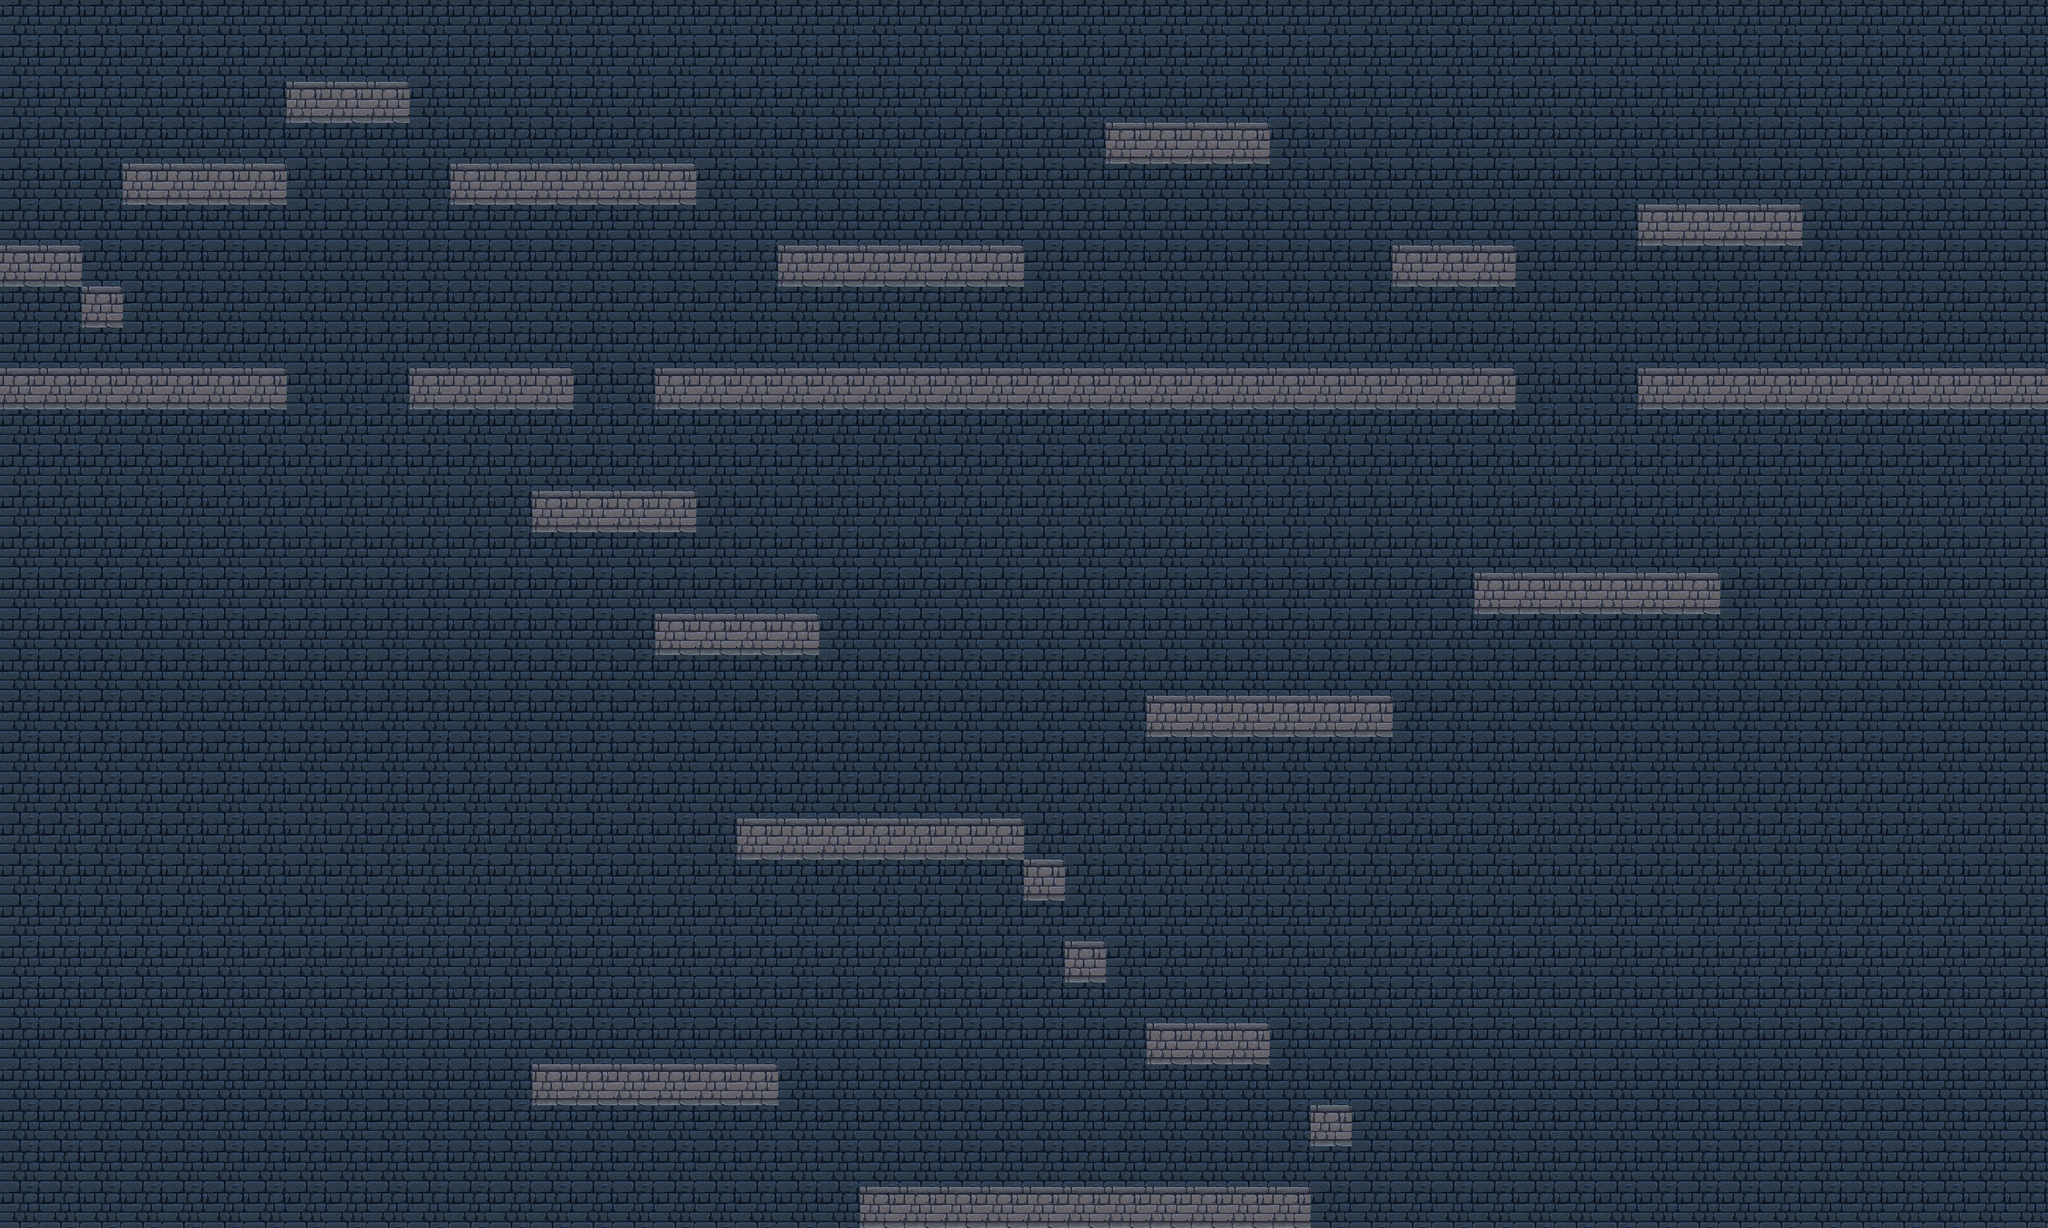

A level layout from a 2D game, rendered from its tile map. Below: a short description, then the map file with its tile-grid data intact:
An orthogonal 50x30 tile map with 64x64 px tiles, 2 tile layers (Backs, Platforms), 3 tilesets and 1 object (hero).

<map version="1.0" orientation="orthogonal" renderorder="right-down" width="50" height="30" tilewidth="64" tileheight="64" nextobjectid="2">
 <tileset firstgid="1" name="Backs" tilewidth="64" tileheight="64" tilecount="1" columns="0">
  <tile id="0">
   <image width="64" height="64" source="../resources/backs/64/brick_wall_back.png" />
  </tile>
 </tileset>
 <tileset firstgid="2" name="Platforms" tilewidth="64" tileheight="64" tilecount="1" columns="0">
  <tile id="0">
   <image width="64" height="64" source="../resources/platforms/64/brick_wall.png" />
  </tile>
 </tileset>
 <tileset firstgid="3" name="Characters" tilewidth="64" tileheight="80" tilecount="1" columns="0">
  <tile id="0">
   <properties>
    <property name="jump_power" type="float" value="20" />
    <property name="power" type="float" value="2.5" />
    <property name="v_lim" type="float" value="10" />
   </properties>
   <image width="64" height="80" source="../resources/characters/hero/stand/1.png" />
  </tile>
 </tileset>
 <layer name="Backs" width="50" height="30">
  <data encoding="csv">
1,1,1,1,1,1,1,1,1,1,1,1,1,1,1,1,1,1,1,1,1,1,1,1,1,1,1,1,1,1,1,1,1,1,1,1,1,1,1,1,1,1,1,1,1,1,1,1,1,1,
1,1,1,1,1,1,1,1,1,1,1,1,1,1,1,1,1,1,1,1,1,1,1,1,1,1,1,1,1,1,1,1,1,1,1,1,1,1,1,1,1,1,1,1,1,1,1,1,1,1,
1,1,1,1,1,1,1,1,1,1,1,1,1,1,1,1,1,1,1,1,1,1,1,1,1,1,1,1,1,1,1,1,1,1,1,1,1,1,1,1,1,1,1,1,1,1,1,1,1,1,
1,1,1,1,1,1,1,1,1,1,1,1,1,1,1,1,1,1,1,1,1,1,1,1,1,1,1,1,1,1,1,1,1,1,1,1,1,1,1,1,1,1,1,1,1,1,1,1,1,1,
1,1,1,0,0,0,0,1,1,1,1,1,1,1,1,1,1,1,1,1,1,1,1,1,1,1,1,1,1,1,1,1,1,1,1,1,1,1,1,1,1,1,1,1,1,1,1,1,1,1,
1,1,1,1,1,1,1,1,1,1,1,1,1,1,1,1,1,1,1,1,1,1,1,1,1,1,1,1,1,1,1,1,1,1,1,1,1,1,1,1,1,1,1,1,1,1,1,1,1,1,
0,0,1,1,1,1,1,1,1,1,1,1,1,1,1,1,1,1,1,1,1,1,1,1,1,1,1,1,1,1,1,1,1,1,1,1,1,1,1,1,1,1,1,1,1,1,1,1,1,1,
1,1,0,1,1,1,1,1,1,1,1,1,1,1,1,1,1,1,1,1,1,1,1,1,1,1,1,1,1,1,1,1,1,1,1,1,1,1,1,1,1,1,1,1,1,1,1,1,1,1,
1,1,1,1,1,1,1,1,1,1,1,1,1,1,1,1,1,1,1,1,1,1,1,1,1,1,1,1,1,1,1,1,1,1,1,1,1,1,1,1,1,1,1,1,1,1,1,1,1,1,
1,1,1,1,1,1,1,1,1,1,1,1,1,1,1,1,1,1,1,1,1,1,1,1,1,1,1,1,1,1,1,1,1,1,1,1,1,1,1,1,1,1,1,1,1,1,1,1,1,1,
1,1,1,1,1,1,1,1,1,1,1,1,1,1,1,1,1,1,1,1,1,1,1,1,1,1,1,1,1,1,1,1,1,1,1,1,1,1,1,1,1,1,1,1,1,1,1,1,1,1,
1,1,1,1,1,1,1,1,1,1,1,1,1,1,1,1,1,1,1,1,1,1,1,1,1,1,1,1,1,1,1,1,1,1,1,1,1,1,1,1,1,1,1,1,1,1,1,1,1,1,
1,1,1,1,1,1,1,1,1,1,1,1,1,1,1,1,1,1,1,1,1,1,1,1,1,1,1,1,1,1,1,1,1,1,1,1,1,1,1,1,1,1,1,1,1,1,1,1,1,1,
1,1,1,1,1,1,1,1,1,1,1,1,1,1,1,1,1,1,1,1,1,1,1,1,1,1,1,1,1,1,1,1,1,1,1,1,1,1,1,1,1,1,1,1,1,1,1,1,1,1,
1,1,1,1,1,1,1,1,1,1,1,1,1,1,1,1,1,1,1,1,1,1,1,1,1,1,1,1,1,1,1,1,1,1,1,1,1,1,1,1,1,1,1,1,1,1,1,1,1,1,
1,1,1,1,1,1,1,1,1,1,1,1,1,1,1,1,1,1,1,1,1,1,1,1,1,1,1,1,1,1,1,1,1,1,1,1,1,1,1,1,1,1,1,1,1,1,1,1,1,1,
1,1,1,1,1,1,1,1,1,1,1,1,1,1,1,1,1,1,1,1,1,1,1,1,1,1,1,1,1,1,1,1,1,1,1,1,1,1,1,1,1,1,1,1,1,1,1,1,1,1,
1,1,1,1,1,1,1,1,1,1,1,1,1,1,1,1,1,1,1,1,1,1,1,1,1,1,1,1,1,1,1,1,1,1,1,1,1,1,1,1,1,1,1,1,1,1,1,1,1,1,
1,1,1,1,1,1,1,1,1,1,1,1,1,1,1,1,1,1,1,1,1,1,1,1,1,1,1,1,1,1,1,1,1,1,1,1,1,1,1,1,1,1,1,1,1,1,1,1,1,1,
1,1,1,1,1,1,1,1,1,1,1,1,1,1,1,1,1,1,1,1,1,1,1,1,1,1,1,1,1,1,1,1,1,1,1,1,1,1,1,1,1,1,1,1,1,1,1,1,1,1,
1,1,1,1,1,1,1,1,1,1,1,1,1,1,1,1,1,1,1,1,1,1,1,1,1,1,1,1,1,1,1,1,1,1,1,1,1,1,1,1,1,1,1,1,1,1,1,1,1,1,
1,1,1,1,1,1,1,1,1,1,1,1,1,1,1,1,1,1,1,1,1,1,1,1,1,1,1,1,1,1,1,1,1,1,1,1,1,1,1,1,1,1,1,1,1,1,1,1,1,1,
1,1,1,1,1,1,1,1,1,1,1,1,1,1,1,1,1,1,1,1,1,1,1,1,1,1,1,1,1,1,1,1,1,1,1,1,1,1,1,1,1,1,1,1,1,1,1,1,1,1,
1,1,1,1,1,1,1,1,1,1,1,1,1,1,1,1,1,1,1,1,1,1,1,1,1,1,1,1,1,1,1,1,1,1,1,1,1,1,1,1,1,1,1,1,1,1,1,1,1,1,
1,1,1,1,1,1,1,1,1,1,1,1,1,1,1,1,1,1,1,1,1,1,1,1,1,1,1,1,1,1,1,1,1,1,1,1,1,1,1,1,1,1,1,1,1,1,1,1,1,1,
1,1,1,1,1,1,1,1,1,1,1,1,1,1,1,1,1,1,1,1,1,1,1,1,1,1,1,1,1,1,1,1,1,1,1,1,1,1,1,1,1,1,1,1,1,1,1,1,1,1,
1,1,1,1,1,1,1,1,1,1,1,1,1,1,1,1,1,1,1,1,1,1,1,1,1,1,1,1,1,1,1,1,1,1,1,1,1,1,1,1,1,1,1,1,1,1,1,1,1,1,
1,1,1,1,1,1,1,1,1,1,1,1,1,1,1,1,1,1,1,1,1,1,1,1,1,1,1,1,1,1,1,1,1,1,1,1,1,1,1,1,1,1,1,1,1,1,1,1,1,1,
1,1,1,1,1,1,1,1,1,1,1,1,1,1,1,1,1,1,1,1,1,1,1,1,1,1,1,1,1,1,1,1,1,1,1,1,1,1,1,1,1,1,1,1,1,1,1,1,1,1,
1,1,1,1,1,1,1,1,1,1,1,1,1,1,1,1,1,1,1,1,1,1,1,1,1,1,1,1,1,1,1,1,1,1,1,1,1,1,1,1,1,1,1,1,1,1,1,1,1,1
</data>
 </layer>
 <layer name="Platforms" width="50" height="30">
  <data encoding="csv">
0,0,0,0,0,0,0,0,0,0,0,0,0,0,0,0,0,0,0,0,0,0,0,0,0,0,0,0,0,0,0,0,0,0,0,0,0,0,0,0,0,0,0,0,0,0,0,0,0,0,
0,0,0,0,0,0,0,0,0,0,0,0,0,0,0,0,0,0,0,0,0,0,0,0,0,0,0,0,0,0,0,0,0,0,0,0,0,0,0,0,0,0,0,0,0,0,0,0,0,0,
0,0,0,0,0,0,0,2,2,2,0,0,0,0,0,0,0,0,0,0,0,0,0,0,0,0,0,0,0,0,0,0,0,0,0,0,0,0,0,0,0,0,0,0,0,0,0,0,0,0,
0,0,0,0,0,0,0,0,0,0,0,0,0,0,0,0,0,0,0,0,0,0,0,0,0,0,0,2,2,2,2,0,0,0,0,0,0,0,0,0,0,0,0,0,0,0,0,0,0,0,
0,0,0,2,2,2,2,0,0,0,0,2,2,2,2,2,2,0,0,0,0,0,0,0,0,0,0,0,0,0,0,0,0,0,0,0,0,0,0,0,0,0,0,0,0,0,0,0,0,0,
0,0,0,0,0,0,0,0,0,0,0,0,0,0,0,0,0,0,0,0,0,0,0,0,0,0,0,0,0,0,0,0,0,0,0,0,0,0,0,0,2,2,2,2,0,0,0,0,0,0,
2,2,0,0,0,0,0,0,0,0,0,0,0,0,0,0,0,0,0,2,2,2,2,2,2,0,0,0,0,0,0,0,0,0,2,2,2,0,0,0,0,0,0,0,0,0,0,0,0,0,
0,0,2,0,0,0,0,0,0,0,0,0,0,0,0,0,0,0,0,0,0,0,0,0,0,0,0,0,0,0,0,0,0,0,0,0,0,0,0,0,0,0,0,0,0,0,0,0,0,0,
0,0,0,0,0,0,0,0,0,0,0,0,0,0,0,0,0,0,0,0,0,0,0,0,0,0,0,0,0,0,0,0,0,0,0,0,0,0,0,0,0,0,0,0,0,0,0,0,0,0,
2,2,2,2,2,2,2,0,0,0,2,2,2,2,0,0,2,2,2,2,2,2,2,2,2,2,2,2,2,2,2,2,2,2,2,2,2,0,0,0,2,2,2,2,2,2,2,2,2,2,
0,0,0,0,0,0,0,0,0,0,0,0,0,0,0,0,0,0,0,0,0,0,0,0,0,0,0,0,0,0,0,0,0,0,0,0,0,0,0,0,0,0,0,0,0,0,0,0,0,0,
0,0,0,0,0,0,0,0,0,0,0,0,0,0,0,0,0,0,0,0,0,0,0,0,0,0,0,0,0,0,0,0,0,0,0,0,0,0,0,0,0,0,0,0,0,0,0,0,0,0,
0,0,0,0,0,0,0,0,0,0,0,0,0,2,2,2,2,0,0,0,0,0,0,0,0,0,0,0,0,0,0,0,0,0,0,0,0,0,0,0,0,0,0,0,0,0,0,0,0,0,
0,0,0,0,0,0,0,0,0,0,0,0,0,0,0,0,0,0,0,0,0,0,0,0,0,0,0,0,0,0,0,0,0,0,0,0,0,0,0,0,0,0,0,0,0,0,0,0,0,0,
0,0,0,0,0,0,0,0,0,0,0,0,0,0,0,0,0,0,0,0,0,0,0,0,0,0,0,0,0,0,0,0,0,0,0,0,2,2,2,2,2,2,0,0,0,0,0,0,0,0,
0,0,0,0,0,0,0,0,0,0,0,0,0,0,0,0,2,2,2,2,0,0,0,0,0,0,0,0,0,0,0,0,0,0,0,0,0,0,0,0,0,0,0,0,0,0,0,0,0,0,
0,0,0,0,0,0,0,0,0,0,0,0,0,0,0,0,0,0,0,0,0,0,0,0,0,0,0,0,0,0,0,0,0,0,0,0,0,0,0,0,0,0,0,0,0,0,0,0,0,0,
0,0,0,0,0,0,0,0,0,0,0,0,0,0,0,0,0,0,0,0,0,0,0,0,0,0,0,0,2,2,2,2,2,2,0,0,0,0,0,0,0,0,0,0,0,0,0,0,0,0,
0,0,0,0,0,0,0,0,0,0,0,0,0,0,0,0,0,0,0,0,0,0,0,0,0,0,0,0,0,0,0,0,0,0,0,0,0,0,0,0,0,0,0,0,0,0,0,0,0,0,
0,0,0,0,0,0,0,0,0,0,0,0,0,0,0,0,0,0,0,0,0,0,0,0,0,0,0,0,0,0,0,0,0,0,0,0,0,0,0,0,0,0,0,0,0,0,0,0,0,0,
0,0,0,0,0,0,0,0,0,0,0,0,0,0,0,0,0,0,2,2,2,2,2,2,2,0,0,0,0,0,0,0,0,0,0,0,0,0,0,0,0,0,0,0,0,0,0,0,0,0,
0,0,0,0,0,0,0,0,0,0,0,0,0,0,0,0,0,0,0,0,0,0,0,0,0,2,0,0,0,0,0,0,0,0,0,0,0,0,0,0,0,0,0,0,0,0,0,0,0,0,
0,0,0,0,0,0,0,0,0,0,0,0,0,0,0,0,0,0,0,0,0,0,0,0,0,0,0,0,0,0,0,0,0,0,0,0,0,0,0,0,0,0,0,0,0,0,0,0,0,0,
0,0,0,0,0,0,0,0,0,0,0,0,0,0,0,0,0,0,0,0,0,0,0,0,0,0,2,0,0,0,0,0,0,0,0,0,0,0,0,0,0,0,0,0,0,0,0,0,0,0,
0,0,0,0,0,0,0,0,0,0,0,0,0,0,0,0,0,0,0,0,0,0,0,0,0,0,0,0,0,0,0,0,0,0,0,0,0,0,0,0,0,0,0,0,0,0,0,0,0,0,
0,0,0,0,0,0,0,0,0,0,0,0,0,0,0,0,0,0,0,0,0,0,0,0,0,0,0,0,2,2,2,0,0,0,0,0,0,0,0,0,0,0,0,0,0,0,0,0,0,0,
0,0,0,0,0,0,0,0,0,0,0,0,0,2,2,2,2,2,2,0,0,0,0,0,0,0,0,0,0,0,0,0,0,0,0,0,0,0,0,0,0,0,0,0,0,0,0,0,0,0,
0,0,0,0,0,0,0,0,0,0,0,0,0,0,0,0,0,0,0,0,0,0,0,0,0,0,0,0,0,0,0,0,2,0,0,0,0,0,0,0,0,0,0,0,0,0,0,0,0,0,
0,0,0,0,0,0,0,0,0,0,0,0,0,0,0,0,0,0,0,0,0,0,0,0,0,0,0,0,0,0,0,0,0,0,0,0,0,0,0,0,0,0,0,0,0,0,0,0,0,0,
0,0,0,0,0,0,0,0,0,0,0,0,0,0,0,0,0,0,0,0,0,2,2,2,2,2,2,2,2,2,2,2,0,0,0,0,0,0,0,0,0,0,0,0,0,0,0,0,0,0
</data>
 </layer>
 <objectgroup name="Characters">
  <object id="1" name="hero" gid="3" x="25" y="110" width="64" height="80" />
 </objectgroup>
</map>